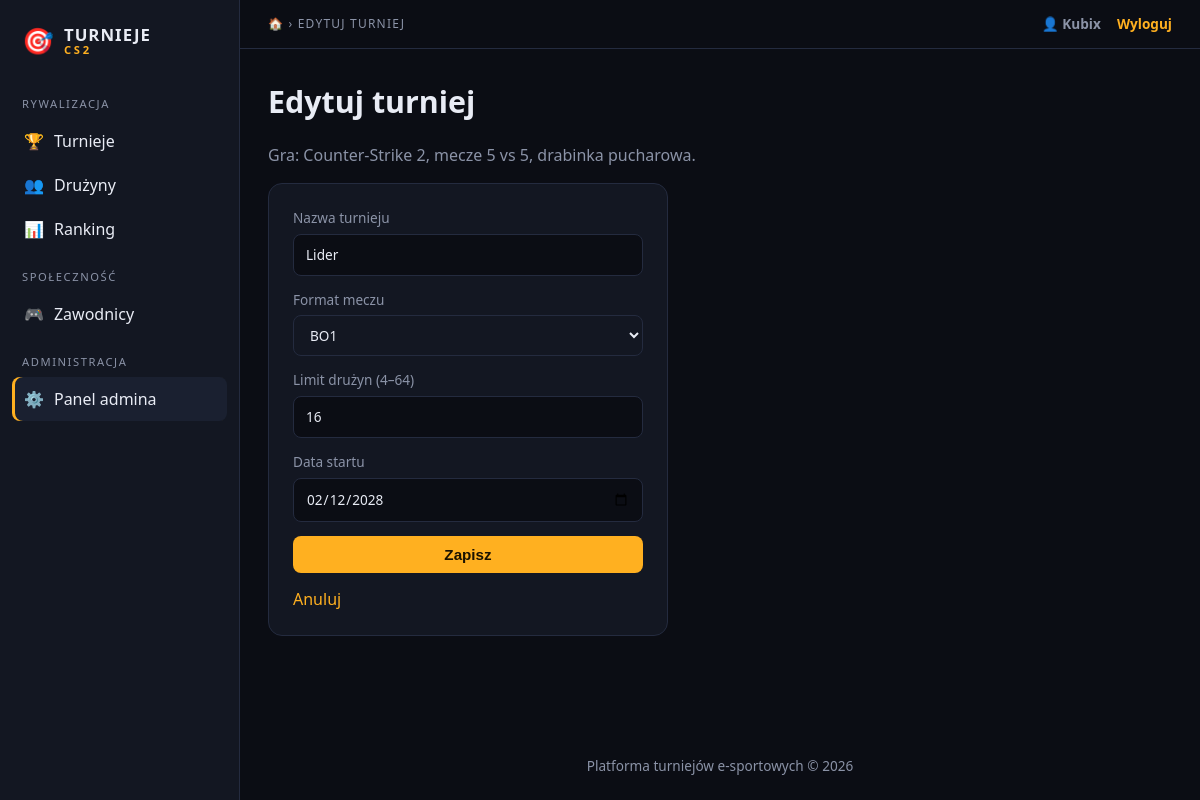
The page /Strona/turnieje/admin/turniej_form.php?id=1 (signed in) on the database its author committed.
### tables this page shows
CREATE TABLE `turniej` (
  `id_turnieju` int(11) NOT NULL,
  `nazwa` varchar(100) NOT NULL,
  `dyscyplina` varchar(60) NOT NULL DEFAULT 'Counter-Strike 2',
  `format_meczu` varchar(3) NOT NULL DEFAULT 'BO1',
  `limit_druzyn` int(11) NOT NULL,
  `data_startu` date NOT NULL,
  `status` varchar(20) NOT NULL DEFAULT 'szkic',
  `id_administratora` int(11) NOT NULL,
  `id_zwyciezcy` int(11) DEFAULT NULL
);

### Strona/turnieje/includes/db.php (called while the page is built, shortened)
<?php
function db(): PDO {
    static $pdo = null;
    if ($pdo === null) {
        $pdo = new PDO(
            'mysql:host=' . DB_HOST . ';dbname=' . DB_NAME . ';charset=utf8mb4',
            DB_USER, DB_PASS,
            [
                PDO::ATTR_ERRMODE            => PDO::ERRMODE_EXCEPTION,
                PDO::ATTR_DEFAULT_FETCH_MODE => PDO::FETCH_ASSOC,
                PDO::ATTR_EMULATE_PREPARES   => false,
            ]
        );
    }
    return $pdo;
}

### Strona/turnieje/includes/auth.php (called while the page is built, shortened)
<?php
require_once __DIR__ . '/db.php';
function e($tekst): string {
    return htmlspecialchars((string)$tekst, ENT_QUOTES, 'UTF-8');
}

### Strona/turnieje/admin/turniej_form.php (the view, shortened to what this page needs)
<?php
require_once __DIR__ . '/../includes/auth.php';
$id = (int)($_GET['id'] ?? 0);
$t = null;
if ($id) {
    $st = db()->prepare('SELECT * FROM turniej WHERE id_turnieju = ?');
    $st->execute([$id]);
    $t = $st->fetch();
}
$dane = [
    'nazwa'        => $t['nazwa'] ?? '',
    'format_meczu' => $t['format_meczu'] ?? 'BO1',
    'limit_druzyn' => $t['limit_druzyn'] ?? 16,
    'data_startu'  => $t['data_startu'] ?? '',
];
$tytul = $t ? 'Edytuj turniej' : 'Dodaj turniej';
require __DIR__ . '/../includes/header.php';
?>
<h1><?= e($tytul) ?></h1>
<p class="przygaszony">Gra: Counter-Strike 2, mecze 5 vs 5, drabinka pucharowa.</p>
<form method="post" class="formularz">
  <label>Nazwa turnieju <input type="text" name="nazwa" value="<?= e($dane['nazwa']) ?>" required></label>
  <label>Format meczu
    <select name="format_meczu">
      <?php foreach (['BO1', 'BO3', 'BO5'] as $f): ?>
        <option value="<?= $f ?>" <?= $dane['format_meczu'] === $f ? 'selected' : '' ?>><?= $f ?></option>
      <?php endforeach; ?>
    </select>
  </label>
  <label>Limit drużyn (4–64) <input type="number" name="limit_druzyn" min="4" max="64" value="<?= (int)$dane['limit_druzyn'] ?>" required></label>
  <label>Data startu <input type="date" name="data_startu" value="<?= e($dane['data_startu']) ?>" required></label>
  <button type="submit">Zapisz</button>
  <a href="turnieje.php">Anuluj</a>
</form>
<?php require __DIR__ . '/../includes/footer.php'; ?>

### Strona/turnieje/assets/style.css (style rules this page uses)
:root { --bg:#0b0d14; --panel:#131722; --panel2:#1a2030; --linia:#242b3f; --tekst:#e9ecf5; --przyg:#8b93a7; --akcent:#ffb020; --akcent-t:#1a1200; --blad:#ff6b6b; --ok:#4cd98a; }
* { box-sizing:border-box }
html { scroll-behavior:smooth }
body { margin:0;font-family:system-ui,"Segoe UI",Roboto,Arial,sans-serif;background:var(--bg);color:var(--tekst);line-height:1.5 }
a { color:var(--akcent);text-decoration:none }
h1 { font-size:1.9rem;margin:.2em 0 .6em }
.przygaszony { color:var(--przyg) }
button,.przycisk { display:inline-block;padding:10px 18px;border:0;border-radius:8px;background:var(--akcent); color:var(--akcent-t);font-weight:700;cursor:pointer;font-size:.95rem }
select,input { font:inherit }
select { padding:9px 12px;border-radius:8px;border:1px solid var(--linia);background:var(--panel);color:var(--tekst) }
.formularz { display:flex;flex-direction:column;gap:14px;max-width:400px;background:var(--panel); border:1px solid var(--linia);border-radius:14px;padding:24px }
.formularz label { display:flex;flex-direction:column;gap:5px;font-size:.85rem;color:var(--przyg) }
.formularz input { width:100%;padding:10px 12px;border-radius:8px;border:1px solid var(--linia); background:var(--bg);color:var(--tekst) }

### rows shown on the page
turniej: nazwa "Lider", format_meczu "BO1", limit_druzyn "16", data_startu "02/12/2028"

### other values the page prints
mb_strtoupper($tytul ?? 'Strona główna') "EDYTUJ TURNIEJ"
uzytkownik()['nick'] "Kubix"
$tytul "Edytuj turniej"
